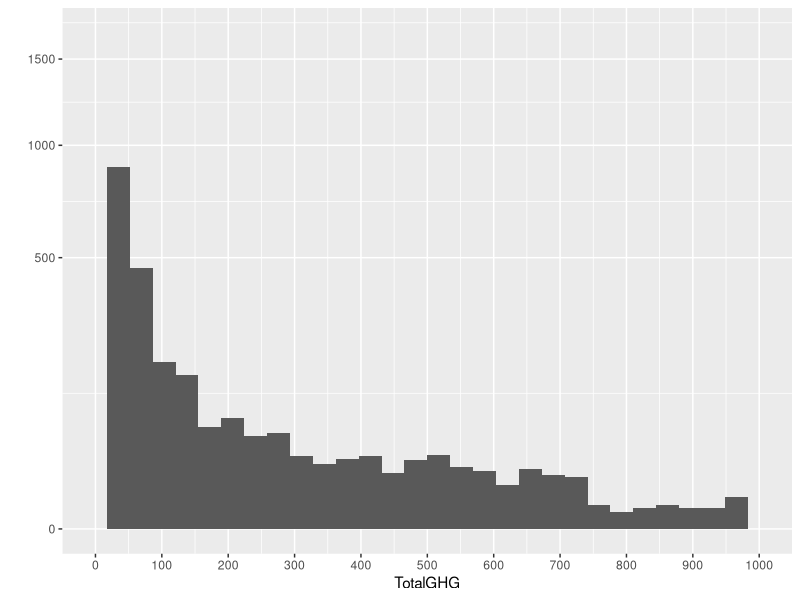
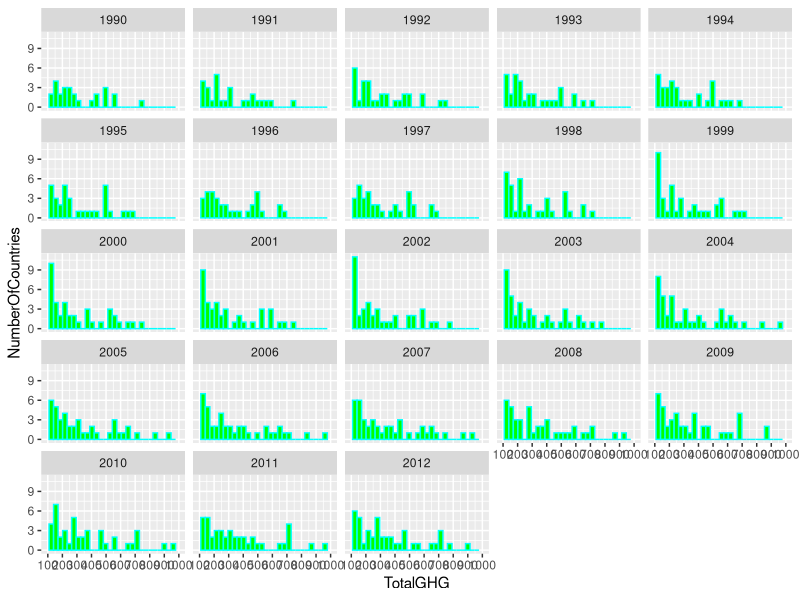
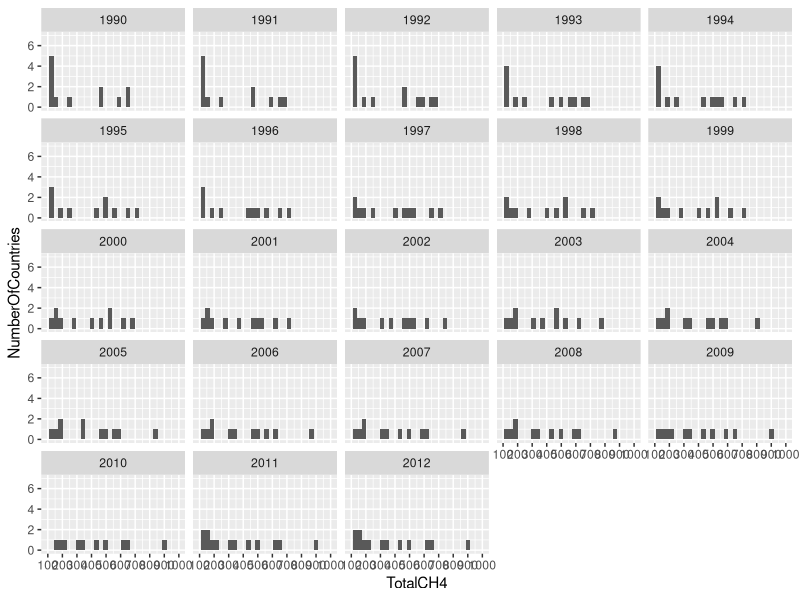
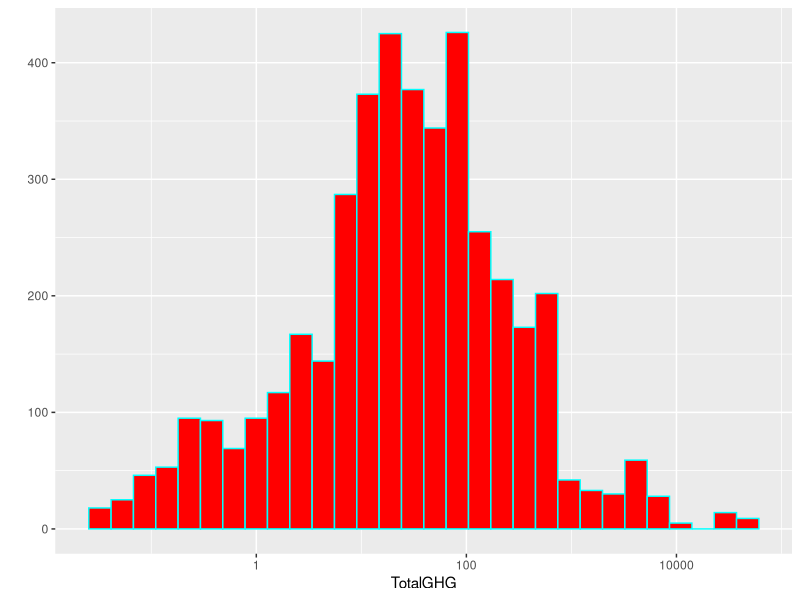
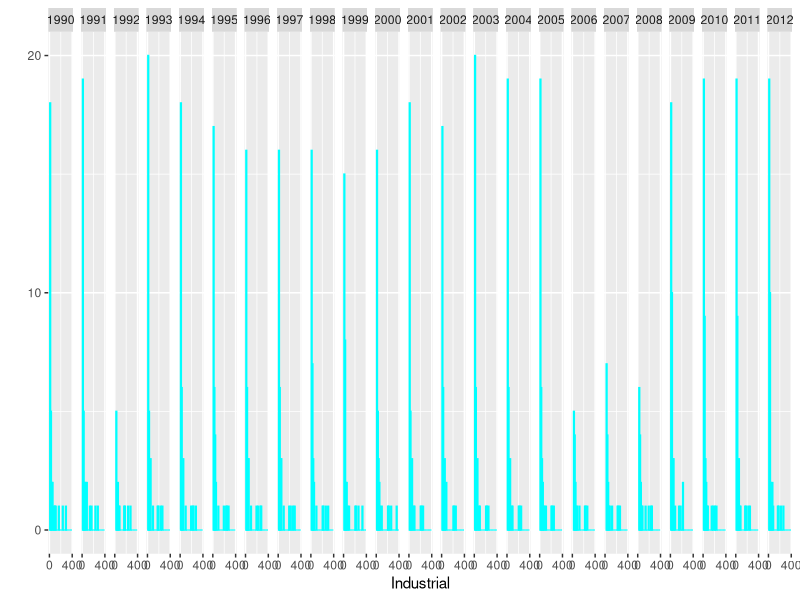
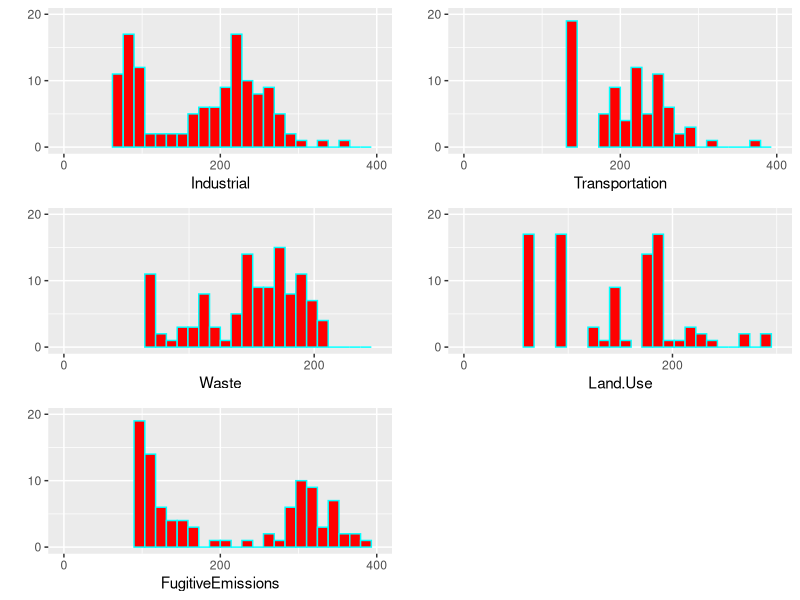
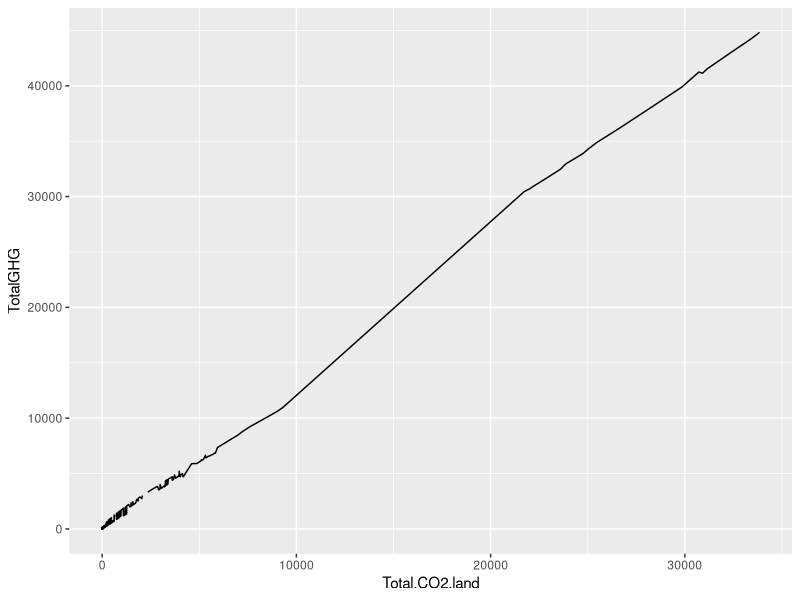
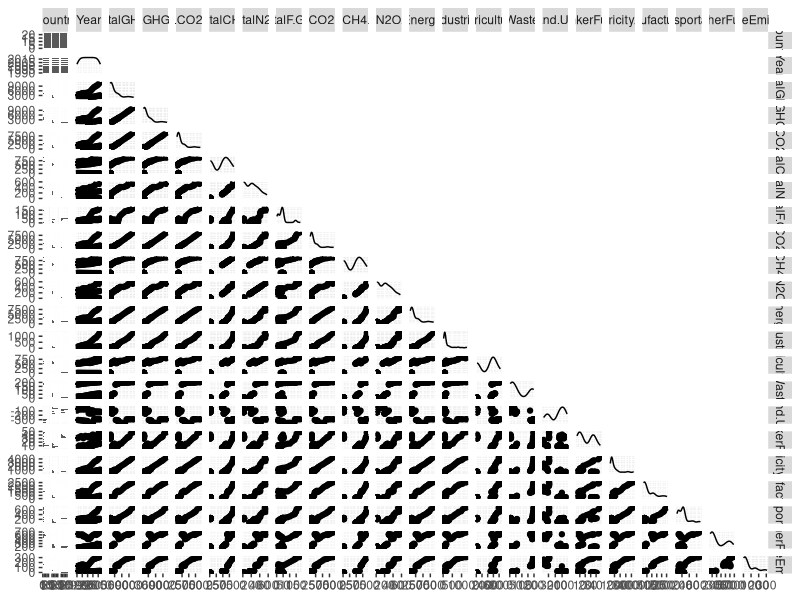

Here is the R script that generated these plots, in order:
## ---- chunk 1
# Load all of the packages that you end up using in your analysis in this code
# chunk.

# install these if necessary
#install.packages('GGally')
#install.packages('scales')
#install.packages('memisc')
#install.packages('lattice')
#install.packages('MASS')
#install.packages('car')
#install.packages('reshape')
#install.packages('plyr')
#install.packages('RColorBrewer', dependencies = TRUE)


# load the ggplot graphics package and the others
library(RColorBrewer)
library(ggplot2)
library(GGally)
library(scales)
library(memisc)
library(gridExtra)
library(tseries)
library(forecast)
library(reshape2)
library(dplyr)




## ---- chunk 2
# Load the Data


ghg <- read.csv("GHG.csv" , sep = ",")

summary(ghg)

## ---- chunk 3
names(ghg)
# A simple histogram dipicting TotalGHG distribution (it shows that most of the countries over the year has very less emmision also that there are more emission by certain coutries over the year other than this not much can be drawn out) 
qplot(x=TotalGHG ,data = ghg ) +
  scale_x_continuous(limits = c(0,1000) , breaks = seq(0,1000,100)) +
  scale_y_sqrt()


#produces histograms of count(here no. countries with GHG Emmision for each year seperatly)
qplot(x=TotalGHG,data = ghg ,ylab = 'NumberOfCountries', color = I('cyan') , fill= I('green')  )+
  scale_x_continuous(limits = c(100,1000) , breaks = seq(100,1000,100))+
  facet_wrap(~Year)

qplot(x=TotalCH4 , data = ghg ,ylab = 'NumberOfCountries'  )+
  scale_x_continuous(limits = c(100,1000) , breaks = seq(100,1000,100))+
  facet_wrap(~Year)
#log trans for normal distribution
qplot(x=TotalGHG ,data = ghg , color = I('cyan') , fill= I('red') ) +
  scale_x_continuous(limits = c(0,1000) , breaks = seq(0,1000,100))+
  scale_x_log10()
  

#summary(ghg$Industrial.Processes..MtCO2e.)
qplot(x= Industrial ,data = ghg , color = I('cyan') , fill= I('red') ) +
  scale_x_continuous(limits = c(0,400) , breaks = seq(0,400,400))+
  scale_y_continuous(limits = c(0,20) , breaks = seq(0,50,10)) +
  facet_grid(~Year , space ='free_x' , scales = 'free_x')


# GHG PRODUCTION FROM DIFFRENT SOURCES and plotting side by side using grid arrange

p1 <-qplot(x= Industrial ,data = ghg 
           , color = I('cyan') , fill= I('red') ) +
  scale_x_continuous(limits = c(0,400) , breaks = seq(0,500,200))+
  scale_y_continuous(limits = c(0,20) , breaks = seq(0,50,10)) 

p2 <-qplot(x= Transportation ,data = ghg , 
           color = I('cyan') , fill= I('red') ) +
  scale_x_continuous(limits = c(0,400) , breaks = seq(0,500,200))+
  scale_y_continuous(limits = c(0,20) , breaks = seq(0,50,10)) 

p3<- qplot(x= Waste ,data = ghg , 
           color = I('cyan') , fill= I('red') ) +
  scale_x_continuous(limits = c(0,250) , breaks = seq(0,500,200))+
  scale_y_continuous(limits = c(0,20) , breaks = seq(0,50,10)) 

p4<- qplot(x= Land.Use ,data = ghg , 
           color = I('cyan') , fill= I('red') ) +
  scale_x_continuous(limits = c(0,300) , breaks = seq(0,500,200))+
  scale_y_continuous(limits = c(0,20) , breaks = seq(0,50,10)) 

p5<- qplot(x= FugitiveEmissions ,data = ghg , 
           color = I('cyan') , fill= I('red') ) +
  scale_x_continuous(limits = c(0,400) , breaks = seq(0,500,200))+
  scale_y_continuous(limits = c(0,20) , breaks = seq(0,50,10)) 

grid.arrange(p1,p2,p3,p4,p5 , ncol=2)






## ---- chunk 4

color.sub<- c( 'China' , 'Japan' , 'Bangladesh' , 'Pakistan' , 'India' , 'Afghanistan')
color.sub2<- c( 'China' , 'India' )
ghg1 <- subset (ghg, (ghg$Country == 'India' | ghg$Country == 'China' | ghg$Country == 'Japan'))


ggplot(aes(x=Total.CO2.land , y=TotalGHG ), data = ghg) +
  geom_line()


# ggpairs of selected country data only to display scatterplot matrix
suppressWarnings(ggpairs(ghg1 , cardinality_threshold = 188  , upper = 'blank'))






## ---- chunk 5

ggplot(aes(x=TotalCH4 , TotalCH4.land  ) , data = ghg) + 
  geom_point()+ 
  scale_x_continuous(breaks = seq(0,200,100) , limits = c(0,200)) +
  scale_y_continuous(breaks = seq(0,200,100) , limits = c(0,200))


## ---- chunk 6
qplot(x= Energy , y = ..count.. / sum(..count..) , data = ghg1 , xlab = 'Energy Emission' , ylab = 'count density'  , geom = 'freqpoly' , color = Country ) +
  scale_x_continuous( breaks = seq(0,1000,10)) +
  scale_x_log10()

summary(ghg1)

## ---- chunk 7

ggplot(aes(x=Total.CO2.land , y = TotalCO2.land  ) , data = ghg) + 
  geom_point()+ 
  scale_x_continuous(breaks = seq(0,400,100) , limits = c(0,400)) +
  scale_y_continuous(breaks = seq(0,300,100) , limits = c(0,300))+
  stat_smooth(method = "lm")

ggplot(aes(x=TotalN2O , y = TotalN2O.land ) , data = ghg) + 
  geom_point()+ 
  scale_x_continuous(breaks = seq(0,400,100) , limits = c(0,400)) +
  scale_y_continuous(breaks = seq(0,300,100) , limits = c(0,300))+
  stat_smooth(method = "lm")






#names(ghg)

## ---- chunk 8
ghg2 <-ghg1
ggplot(aes(x = Country, y = TotalGHG),data = ghg1) +
  geom_boxplot() +
  stat_summary( fun.y = mean , geom = 'point' , shape =8)


ghgx<-ghg
ghgx$year_bucket <- cut (ghg$Year , c(1990 ,2000 , 2012 ))
table(ghgx$year_bucket, useNA = 'ifany')
## ---- chunk 9
ggplot(aes(x= Agriculture , y= Industrial) ,
       data = subset(ghgx , !is.na(year_bucket))) +
  geom_point(aes(color = year_bucket) )

ggplot(aes(x= TotalGHG , y= Country) ,
       data = subset(ghgx , !is.na(year_bucket) & ghg$Country == 'India' | ghg$Country == 'China' | ghg$Country == 'Japan')) +
  geom_line(aes(color = year_bucket) )



## ---- chunk 10



px <- ggplot(aes(x=Year , y= TotalGHG ,color = Country ),
             data = ghg1) +
  geom_line()+ ylab('totalGHG')



py <- ggplot(aes(x=Year , y= Total.CO2.land ,
                 color = Country ), data = ghg1) +
  geom_line()+
  ylab('CO2')

pz <- ggplot(aes(x=Year , y= TotalCH4 ,color = Country ),
             data = ghg1) +geom_line()+ ylab('CH4')

pa <- ggplot(aes(x=Year , y= TotalN2O ,color = Country ), 
             data = ghg1) +geom_line()+ ylab('N20')

grid.arrange(px,py,pz,pa ,ncol=1)






## ---- chunk 11

#PLOTTING ALL THE indutry  emmision COUNTRY WISE USING GRIDEXTRA.gridarrange
pl1 <- ggplot(aes(x=Year , y= Industrial ,color = Country ),
             data = ghg1) +
  geom_line()+ ylab('Industrial')



pl2 <- ggplot(aes(x=Year , y= Waste,
                 color = Country ), data = ghg1) +
  geom_line()+
  ylab('waste')

pl3 <- ggplot(aes(x=Year , y= Agriculture ,color = Country ),
             data = ghg1) +geom_line()+ ylab('Agri')

pl4 <- ggplot(aes(x=Year , y= Energy ,color = Country ), 
             data = ghg1) +geom_line()+ ylab('ENERGY')



pl5 <- ggplot(aes(x=Year , y= Manufacturing ,color = Country ), 
             data = ghg1) +geom_line()+ ylab('Manufacturing')


pl6 <- ggplot(aes(x=Year , y=Transportation  ,color = Country ), 
             data = ghg1) +geom_line()+ ylab('Transport')
lay <- rbind(c(1,1,1,2,2),
             c(1,1,1,2,2),
             c(1,1,1,2,2),
             c(3,3,3,4,4),
             c(3,3,3,4,4),
             c(5,5,5,6,6),
             c(5,5,5,6,6)
             )

grid.arrange(pl1,pl2,pl3,pl4,pl5,pl6 , ncol=1 , layout_matrix = lay)
## ---- chunk 12
#heat map

ghg_heat_map <-subset(ghg , select = c( "Energy" , "Industrial" ,"Agriculture","Waste" ,             "Land.Use" , "Electricity.Heat" ,"Manufacturing" , "Transportation" , "FugitiveEmissions" ))
colnames(ghg_heat_map) <- c(1:9)

summary(ghg_heat_map)
dim(ghg_heat_map)
View(ghg_heat_map)
Long.2 <- melt(as.matrix(ghg_heat_map[24:92,]))

names(Long.2) <- c("countryYP", "v2", "value")

#HEAT MAP
ggplot(aes(y = countryYP, x = v2, fill = value),
  data = Long.2) +
  geom_tile() +
  scale_fill_gradientn(colours = colorRampPalette(c("blue", "red"))(100))





## ---- chunk 13
#Arima time series
sub1 <-subset(ghg,ghg$Country == 'India' )
subt <- subset(sub1,select = c( 'Year' ) )
sub <- ts(subset(sub1,select = c('TotalGHG'  ) ))


subt$cleanTghg <- tsclean(sub)

ggplot() +
  geom_line(data = subt, aes(x = Year, y = cleanTghg)) + ylab('Cleaned TOTAL GHG')







## ---- chunk 14


subt$ghg_ma5 <- ma(subt$cleanTghg, order=5) #ma= moving average   5 years
subt$ghg_ma10 <- ma(subt$cleanTghg, order=10)# ma  decade
summary(subt$ghg_ma5)
summary(subt$ghg_ma10)
ggplot() +
  geom_line(data = subt, aes(x = Year, y =cleanTghg , colour = "Totalghg")) +
  geom_line(data = subt, aes(x = Year, y = subt$ghg_ma5,   colour = "Moving Average for 5 years"))  +
  geom_line(data = subt, aes(x = Year, y = subt$ghg_ma5, colour = " Moving Average for 10 years"))  +
  ylab('GHG ')  #not much variation is seen here
#DECOMPOSITION
#TREND THE GHG emmision follows a increasing pattern overtime
#Seasonality yearly data no seasonality here  
#finding residua/error

## ---- chunk 15
tghg_ma <- ts(na.omit(subt$ghg_ma5), frequency=5) 
#taking 5 years as a frequeny and will build model around it

decomp = stl(tghg_ma, s.window="periodic" ,)
deseasonal_ghg <- seasadj(decomp)
plot(decomp)

#trend could easily be seen almost not too much noise 


#Arima model requires a stationary series

adf.test(tghg_ma, alternative = "stationary")

#Autocorrelation plots for chosing Arima parametres

Acf(tghg_ma, main='')

Pacf(tghg_ma, main='')

 


## ---- chunk 16
m1 <- auto.arima(deseasonal_ghg, seasonal=FALSE)
m1
#model is ok because no major corelation can be seen from ACF andPACF checking for '6'
tsdisplay(residuals(m1), lag.max=10, main='(0,2,0) Model Residuals') 


m2 <- arima(deseasonal_ghg, order=c(1,1,6))

m2

tsdisplay(residuals(m2), lag.max=10, main='Seasonal Model Residuals')
#m2 model with  6 is better and shows no correlation

fcast <- forecast(m2, h=15)
plot(fcast)
## ---- chunk 17

hold <- window(ts(deseasonal_ghg), start=2)
deseasonal_ghg
hold
fit_holdout <- arima(ts(deseasonal_ghg[-c(700:725)]), order=c(1,1,7))

fcast_holdout <- forecast(fit_holdout,h=15)

fcast_holdout
plot(x=fcast_holdout, main="Pridicting future values using forecast")


fit_seasonality = auto.arima(deseasonal_ghg, seasonal=TRUE)
fit_seasonality
fcast_s <- forecast(fit_seasonality, h=20)
plot(fcast_s)

## ---- chunk 18
ggplot(aes(x= TotalGHG , y= Country) ,
       data = subset(ghgx , !is.na(year_bucket) & ghg$Country == 'India' | ghg$Country == 'China' | ghg$Country == 'Japan')) +
  geom_line(aes(color = year_bucket) )


## ---- chunk 19


grid.arrange(pl1,pl2,pl3,pl4,pl5,pl6 , ncol=1 , layout_matrix = lay)

## ---- chunk 20
plot(x=fcast_holdout, main="Pridicting future values using forecast")
